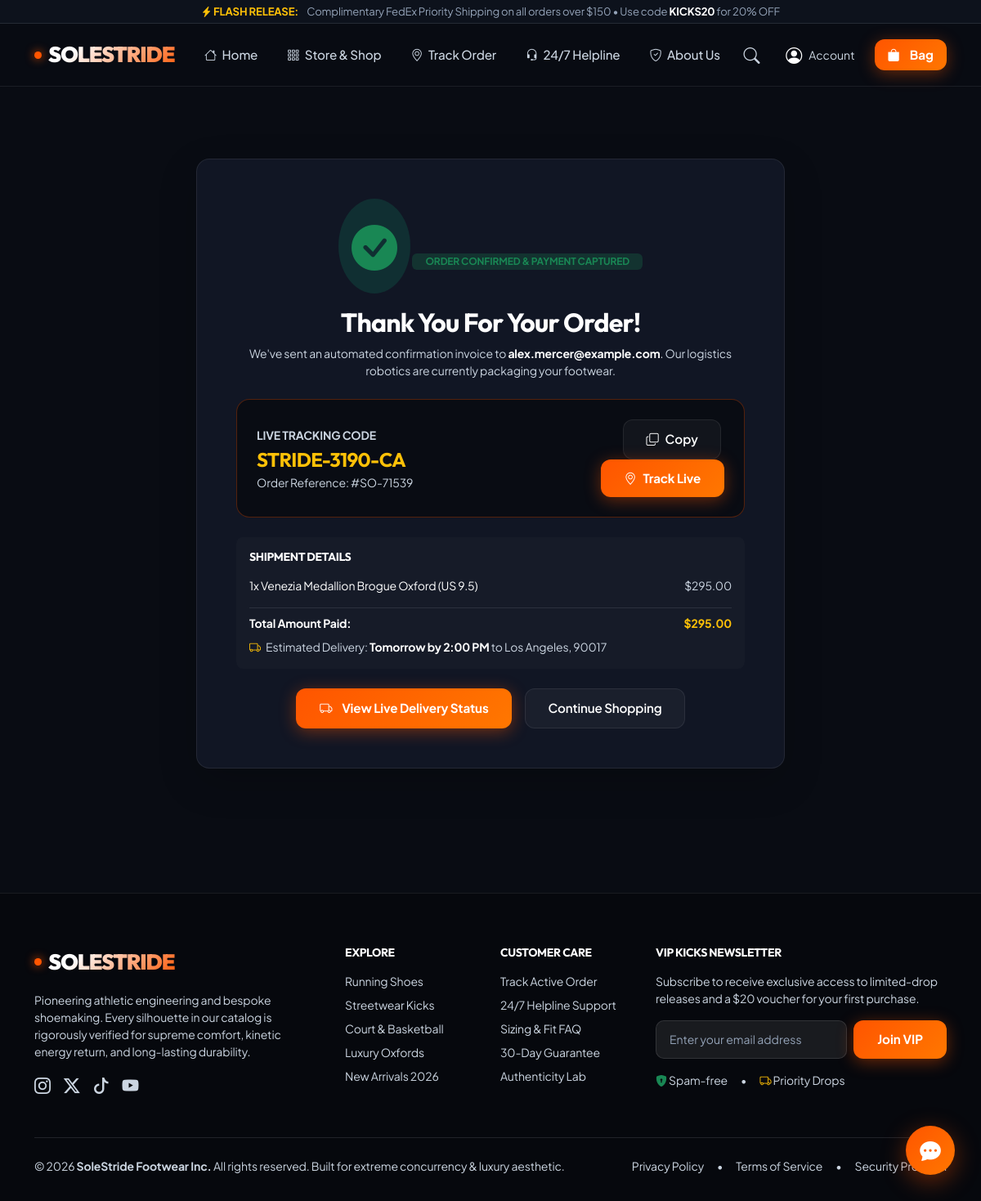
The page /order/success/STRIDE-3190-CA/ on the database its author committed.
### shop/models.py (models this page shows, shortened)
class Order(models.Model):
    STATUS_CHOICES = [
        ('PLACED', 'Order Placed'),
        ('INSPECTION', 'Quality Inspection Passed'),
        ('DISPATCHED', 'Dispatched from Warehouse'),
        ('IN_TRANSIT', 'In Transit to Destination'),
        ('OUT_FOR_DELIVERY', 'Out for Delivery'),
        ('DELIVERED', 'Delivered & Signed'),
        ('CANCELLED', 'Cancelled'),
    ]
    PAYMENT_CHOICES = [
        ('CARD', 'Credit / Debit Card'),
        ('APPLE_PAY', 'Apple Pay / Google Pay'),
        ('COD', 'Cash on Delivery'),
    ]
    order_number = models.CharField(max_length=50, unique=True, db_index=True)
    tracking_code = models.CharField(max_length=50, unique=True, db_index=True)
    user = models.ForeignKey(User, on_delete=models.SET_NULL, null=True, blank=True, related_name='orders')
    customer_name = models.CharField(max_length=150)
    customer_email = models.EmailField(db_index=True)
    customer_phone = models.CharField(max_length=50)
    shipping_address = models.TextField()
    city = models.CharField(max_length=100)
    postal_code = models.CharField(max_length=30)
    country = models.CharField(max_length=100, default="United States")
    subtotal = models.DecimalField(max_digits=10, decimal_places=2, default=0)
    shipping_cost = models.DecimalField(max_digits=10, decimal_places=2, default=0)
    discount_amount = models.DecimalField(max_digits=10, decimal_places=2, default=0)
    total_amount = models.DecimalField(max_digits=10, decimal_places=2, default=0)
    status = models.CharField(max_length=30, choices=STATUS_CHOICES, default='PLACED', db_index=True)
    payment_method = models.CharField(max_length=20, choices=PAYMENT_CHOICES, default='CARD')
    payment_status = models.CharField(max_length=20, default='PAID')
    courier_partner = models.CharField(max_length=100, default="FedEx Priority Express")
    current_location = models.CharField(max_length=150, default="Central Fulfillment Facility, JFK Airport")
    driver_name = models.CharField(max_length=100, default="Marcus Vance")
    driver_phone = models.CharField(max_length=50, default="+1 (800) 555-8392")
    estimated_delivery = models.CharField(max_length=100, default="Within 48 Hours")
    notes = models.TextField(blank=True, default="Signature required on delivery. Temperature-controlled protective packaging.")
    created_at = models.DateTimeField(auto_now_add=True, db_index=True)
    updated_at = models.DateTimeField(auto_now=True)
    class Meta:
        ordering = ['-created_at']

class OrderItem(models.Model):
    order = models.ForeignKey(Order, on_delete=models.CASCADE, related_name='items')
    shoe = models.ForeignKey(Shoe, on_delete=models.CASCADE)
    size = models.CharField(max_length=10)
    quantity = models.PositiveIntegerField(default=1)
    unit_price = models.DecimalField(max_digits=10, decimal_places=2)
    @property
    def subtotal(self):
        return self.unit_price * self.quantity

class Shoe(models.Model):
    title = models.CharField(max_length=200, db_index=True)
    slug = models.SlugField(max_length=220, unique=True, db_index=True)
    brand = models.ForeignKey(Brand, on_delete=models.CASCADE, related_name='shoes', db_index=True)
    category = models.ForeignKey(Category, on_delete=models.CASCADE, related_name='shoes', db_index=True)
    tagline = models.CharField(max_length=255, blank=True)
    description = models.TextField()
    price = models.DecimalField(max_digits=10, decimal_places=2, db_index=True)
    original_price = models.DecimalField(max_digits=10, decimal_places=2, null=True, blank=True)
    rating = models.DecimalField(max_digits=3, decimal_places=2, default=4.9)
    review_count = models.PositiveIntegerField(default=48)
    image_url = models.CharField(max_length=500, blank=True)
    image = models.ImageField(upload_to='shoes/', blank=True, null=True)
    is_featured = models.BooleanField(default=False, db_index=True)
    is_trending = models.BooleanField(default=False, db_index=True)
    in_stock = models.BooleanField(default=True, db_index=True)
    material = models.CharField(max_length=200, default="AeroFiber Mesh & React Foam")
    cushioning = models.CharField(max_length=100, default="Air Max Pro 4D")
    weight = models.CharField(max_length=100, default="245g / 8.6 oz")
    release_year = models.PositiveIntegerField(default=2026)
    badge = models.CharField(max_length=50, blank=True, default="NEW RELEASE")
    created_at = models.DateTimeField(auto_now_add=True, db_index=True)
    class Meta:
        ordering = ['-created_at']
        indexes = [
            models.Index(fields=['category', 'price']),
            models.Index(fields=['is_featured', 'created_at']),
            models.Index(fields=['brand', 'price']),
        ]

### shop/views.py (the view)
# urls.py: path('order/success/<str:tracking_code>/', views.order_success_view, name='order_success'),
def order_success_view(request, tracking_code):
    order = get_object_or_404(Order.objects.prefetch_related('items__shoe', 'timeline'), tracking_code=tracking_code)
    return render(request, 'shop/order_success.html', {'order': order})

### shop/context_processors.py (called while the page is built)
def shop_context(request):
    try:
        cart = get_or_create_cart(request)
        cart_count = cart.total_items
        cart_subtotal = cart.subtotal
    except Exception:
        cart_count = 0
        cart_subtotal = 0
    return {
        'cart_count': cart_count,
        'cart_subtotal': cart_subtotal,
        'nav_categories': Category.objects.all()[:6],
        'nav_brands': Brand.objects.all()[:6],
    }

### shop/models.py (called while the page is built)
    @property
    def total_items(self):
        return sum(item.quantity for item in self.items.all())

    @property
    def subtotal(self):
        return sum(item.subtotal for item in self.items.all())

### shop/templates/shop/order_success.html (shortened to what this page needs)
{% extends 'base.html' %}
{% load static %}
{% block content %}
<div class="container py-5 text-center my-4">
    <div class="p-4 p-md-5 rounded-4 shadow-lg mx-auto" style="max-width: 720px; background: #111624; border: 1px solid var(--border-subtle);">
        <div class="p-3 rounded-circle d-inline-flex mb-3" style="background: rgba(16, 185, 129, 0.15);">
            <i class="bi bi-check-circle-fill text-success" style="font-size: 3.5rem;"></i>
        </div>
        <span class="badge bg-success bg-opacity-25 text-success small px-3 py-1 mb-2 d-inline-block">ORDER CONFIRMED & PAYMENT CAPTURED</span>
        <h2 class="text-white fw-bold display-font mb-2">Thank You For Your Order!</h2>
        <p class="text-muted small mb-4">
            We've sent an automated confirmation invoice to <strong class="text-white">{{ order.customer_email }}</strong>. Our logistics robotics are currently packaging your footwear.
        </p>
        <div class="p-4 rounded-4 mb-4 text-start" style="background: #090c13; border: 1px solid rgba(255, 85, 0, 0.3);">
            <div class="row g-3 align-items-center">
                <div class="col-md-7">
                    <span class="text-muted small text-uppercase fw-bold">Live Tracking Code</span>
                    <div class="fs-4 fw-bold text-warning display-font" id="displayTrackingCode">{{ order.tracking_code }}</div>
                    <div class="text-muted small">Order Reference: #{{ order.order_number }}</div>
                </div>
                <div class="col-md-5 text-md-end">
                    <button class="btn btn-sole-outline btn-sm me-1" id="copyTrackingBtn" data-code="{{ order.tracking_code }}">
                        <i class="bi bi-copy"></i> Copy
                    </button>
                    <a href="{% url 'track_order' %}?code={{ order.tracking_code }}" class="btn btn-sole-primary btn-sm">
                        <i class="bi bi-geo-alt"></i> Track Live
                    </a>
                </div>
            </div>
        </div>
        <div class="text-start p-3 rounded-3 mb-4" style="background: rgba(255, 255, 255, 0.02);">
            <h6 class="text-white fw-bold mb-3 small text-uppercase">Shipment Details</h6>
            <div class="d-flex flex-column gap-2">
                {% for item in order.items.all %}
                    <div class="d-flex justify-content-between align-items-center small">
                        <span class="text-white">{{ item.quantity }}x {{ item.shoe.title }} (US {{ item.size }})</span>
                        <span class="text-muted">${{ item.subtotal }}</span>
                    </div>
                {% endfor %}
            </div>
            <div class="border-top border-secondary border-opacity-25 mt-3 pt-2 d-flex justify-content-between text-white fw-bold small">
                <span>Total Amount Paid:</span>
                <span class="text-warning">${{ order.total_amount }}</span>
            </div>
            <div class="text-muted small mt-2">
                <i class="bi bi-truck text-warning me-1"></i> Estimated Delivery: <strong class="text-white">{{ order.estimated_delivery }}</strong> to {{ order.city }}, {{ order.postal_code }}
            </div>
        </div>
        <div class="d-flex justify-content-center gap-3">
            <a href="{% url 'track_order' %}?code={{ order.tracking_code }}" class="btn btn-sole-primary">
                <i class="bi bi-truck me-1"></i> View Live Delivery Status
            </a>
            <a href="{% url 'store' %}" class="btn btn-sole-outline">
                Continue Shopping
            </a>
        </div>
    </div>
</div>
{% endblock %}

### static/css/styles.css (style rules this page uses)
:root { --bg-primary: #090c13; --bg-surface: #101522; --bg-surface-elevated: #171e30; --bg-glass: rgba(16, 21, 34, 0.85); --border-subtle: rgba(255, 255, 255, 0.08); --border-accent: rgba(255, 85, 0, 0.3); --color-primary: #ff5500; --color-primary-glow: rgba(255, 85, 0, 0.4); --color-accent-cyan: #00e5ff; --color-accent-cyan-glow: rgba(0, 229, 255, 0.35); --color-accent-emerald: #10b981; --text-main: #f8fafc; --text-muted: #cbd5e1; --text-dim: #94a3b8; --font-display: 'Outfit', -apple-system, BlinkMacSystemFont, sans-serif; --font-body: 'Plus Jakarta Sans', -apple-system, BlinkMacSystemFont, sans-serif; --transition-smooth: all 0.28s cubic-bezier(0.16, 1, 0.3, 1); --card-radius: 16px; --shadow-lux: 0 20px 40px -15px rgba(0, 0, 0, 0.6); --shadow-glow: 0 0 30px rgba(255, 85, 0, 0.25); }
body { background-color: var(--bg-primary); color: var(--text-main); font-family: var(--font-body); overflow-x: hidden; letter-spacing: -0.01em; }
h1, h2, h3, h4, h5, h6, .display-font { font-family: var(--font-display); font-weight: 700; letter-spacing: -0.025em; }
a { color: inherit; text-decoration: none; transition: var(--transition-smooth); }
.btn-sole-primary { background: linear-gradient(135deg, #ff5500, #ff7700); color: #fff !important; font-weight: 700; font-size: 0.95rem; padding: 0.75rem 1.8rem; border-radius: 12px; border: none; box-shadow: 0 4px 20px var(--color-primary-glow); display: inline-flex; align-items: center; gap: 0.5rem; transition: var(--transition-smooth); }
.btn-sole-outline { background: rgba(255, 255, 255, 0.04); color: #fff !important; font-weight: 600; font-size: 0.95rem; padding: 0.75rem 1.7rem; border-radius: 12px; border: 1px solid var(--border-subtle); display: inline-flex; align-items: center; gap: 0.5rem; transition: var(--transition-smooth); }
.text-muted, small.text-muted, .small.text-muted { color: #cbd5e1 !important; }

### rows shown on the page
Order: customer_email "alex.mercer@example.com", tracking_code "STRIDE-3190-CA", order_number "SO-71539", total_amount "295.00", estimated_delivery "Tomorrow by 2:00 PM", city "Los Angeles", postal_code "90017"
OrderItem: quantity "1", shoe "Venezia Medallion Brogue Oxford", size "9.5", subtotal "295.00"
